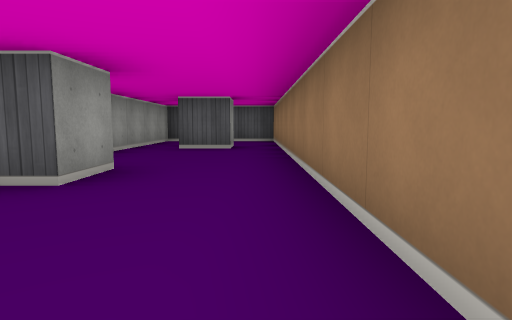
view 1 (above)

15 first-person views from a walk through a cub3D maze. The camera is about half as high as the walls, tilts 6° down and sees 75° across. The floor is counted in squares. Each view is taken from the middle of a square. On the plan, view 1 faces up. The plan holds only what a view shows up to about 9 squares ahead; the rest is blank.

view 2
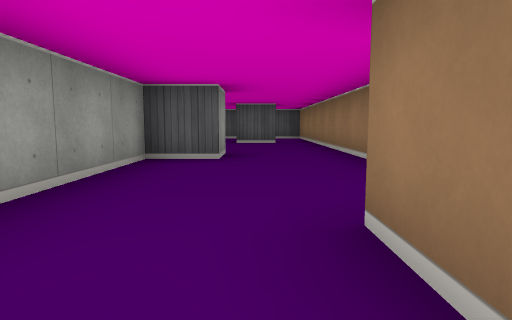

view 3
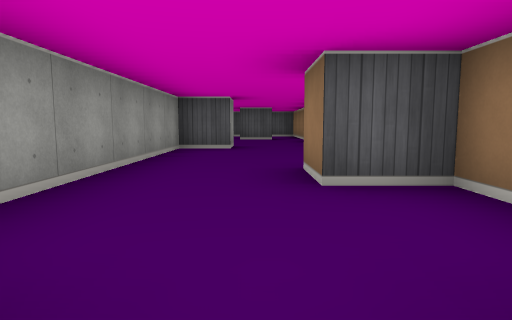

view 4
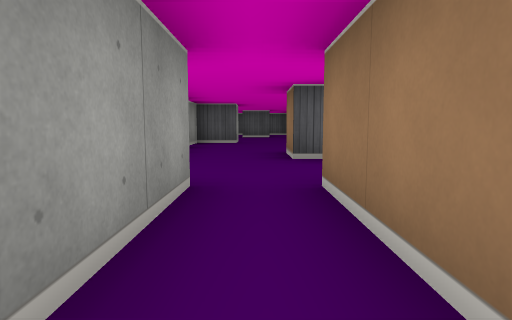

view 5
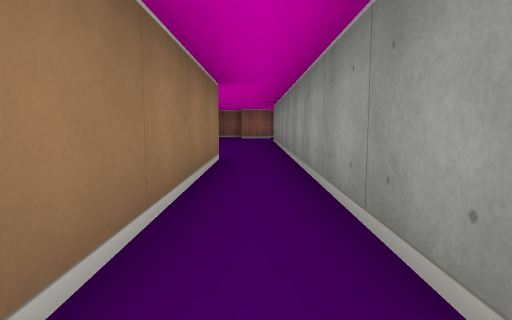

view 6
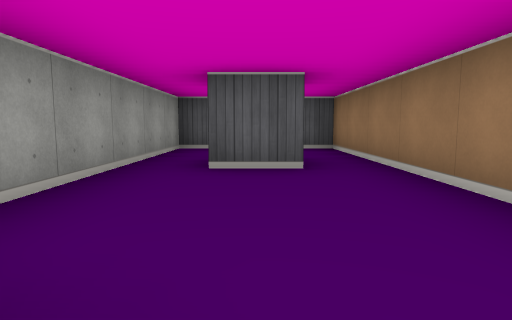

view 7
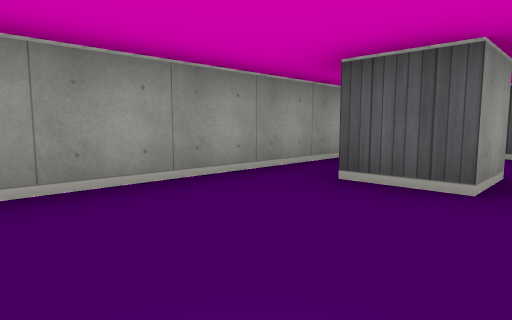

view 8
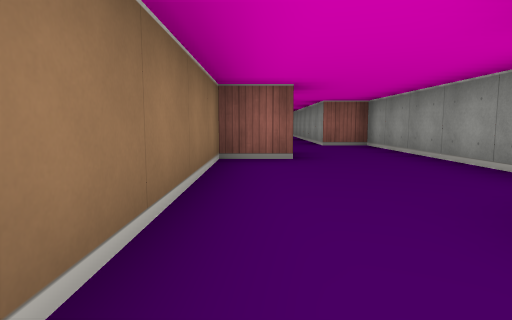

view 9
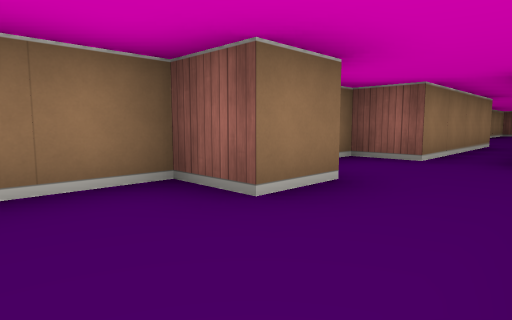

view 10
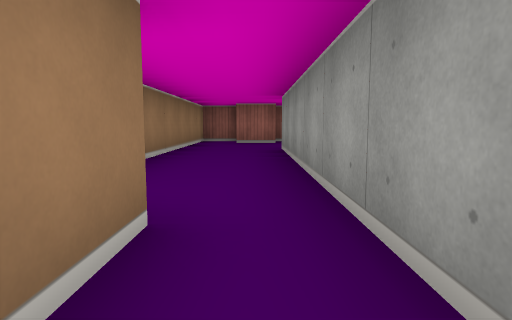

view 11
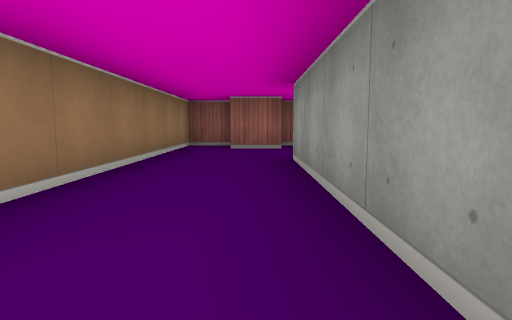

view 12
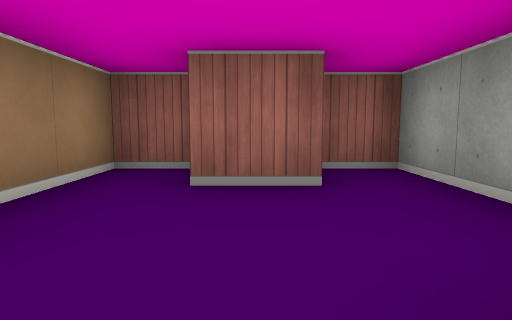

view 13
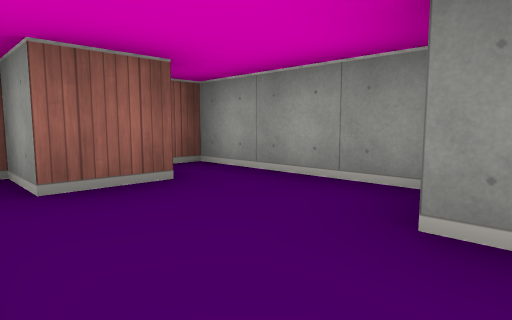

view 14
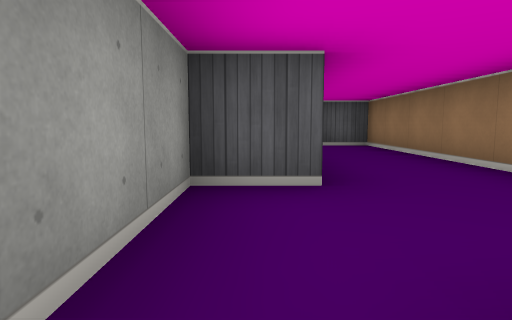

view 15
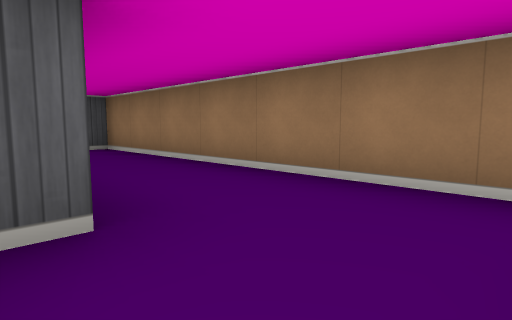

### Floor plan
Ten units are one square. View 1 is at (0, 0); x grows to the right and y downward. Boxes are objects, and circles mark ways between rooms. Rooms are numbered by the first view taken in them; rooms with no view inside come last. Other rooms are left out.
<svg viewBox="-30 -100 40 260">
<path fill="none" stroke="#000" d="M-15 -35 -15 -25 -25 -25 -25 35 -15 35 -15 75M-5 -76 -5 -65 -15 -65M-5 75 -5 35 5 35 5 15 -5 15 -5 5 5 5 5 -95 -25 -95 -25 -42M-16 145 -5 145 -5 155 5 155 5 75 -5 75M-15 75 -15 125 -25 125 -25 155 -15 155"/>
<circle cx="-10" cy="70" r="3" fill="#2a7"/>
<text x="-10" y="-20">1</text>
<text x="-10" y="120">2</text>
</svg>
Room 1 opens to room 2.

Where each view was taken, in squares from view 1:
view 1: 0 up, 0 right, facing up
view 2: 2 down, 1 left, facing up
view 3: 4 down, 1 left, facing up
view 4: 6 down, 1 left, facing up
view 5: 3 down, 1 left, facing down
view 6: 3 up, 1 left, facing up
view 7: 4 up, 0 right, facing up-left
view 8: 4 up, 0 right, facing down
view 9: 1 up, 2 left, facing down-right
view 10: 6 down, 1 left, facing down
view 11: 8 down, 1 left, facing down
view 12: 12 down, 1 left, facing down
view 13: 12 down, 0 right, facing down-left
view 14: 15 down, 2 left, facing up
view 15: 14 down, 2 left, facing up-right
